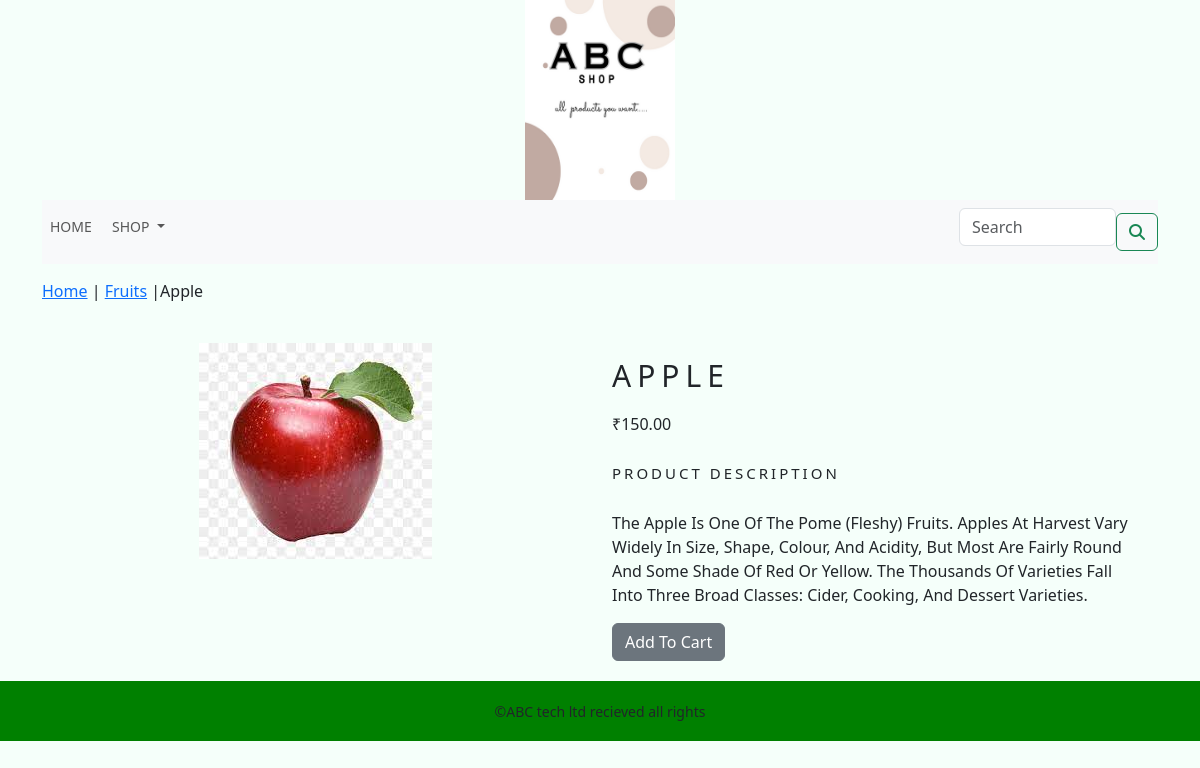
The page /shop/fruits/apple/ on the database its author committed.
### shop/models.py (models this page shows, shortened)
class Product(models.Model):
    name=models.CharField(max_length=250,unique=True)
    slug=models.SlugField(max_length=250,unique=True)
    description=models.TextField(blank=True)
    price=models.DecimalField(max_digits=10,decimal_places=2)
    category=models.ForeignKey(Category,on_delete=models.CASCADE)
    image=models.ImageField(upload_to='product',blank=True)
    stock=models.IntegerField()
    available=models.BooleanField(default=True)
    created=models.DateTimeField(auto_now_add=True)
    updated=models.DateTimeField(auto_now=True)
    class Meta:
        ordering=('name',)
        verbose_name='product'
        verbose_name_plural = 'products'

class Category(models.Model):
    name=models.CharField(max_length=250,unique=True)
    slug=models.SlugField(max_length=250,unique=True)
    description=models.TextField(blank=True)
    image=models.ImageField(upload_to='category',blank=True)
    class Meta:
        ordering=('name',)
        verbose_name='category'
        verbose_name_plural='categories'
    def get_url(self):
        return reverse('shop:products_by_category',args=[self.slug])
    def __str__(self):
        return '{}'.format(self.name)

### shop/views.py (the view)
# urls.py: path('<slug:c_slug>/<slug:product_slug>/',views.proDetails,name='prodCatDetails'),
def proDetails(request,c_slug,product_slug):
    try:
        products=Product.objects.get(category__slug=c_slug,slug=product_slug)
    except Exception as e:
        raise e
    return render(request,'products.html',{'products':products})

### cart/context_processors.py (called while the page is built)
def counter(request):
    item_count=0
    if 'admin' in request.path:
        return {}
    else:
        try:
            cart=Cart.objects.filter(cart_id=_cart_id(request))
            cart_items=CartItem.objects.all().filter(cart=cart[:1])
            for cart_item in cart_items:
                item_count += cart_item.quantity
        except Cart.DoesNotExist:
            item_count=0
    return dict(item_count=item_count)

### cart/views.py (called while the page is built)
def _cart_id(request):
    cart=request.session.session_key
    if not cart:
        cart=request.session.create()
    return cart

### shop/context_processors.py (called while the page is built)
def menu_links(request):
    links=Category.objects.all()
    return dict(links=links)

### templates/products.html (shortened to what this page needs)
{% extends 'base.html' %}
{% load static %}
{% block content %}
<div class="row my_prod_row_class">
    <div class="mx_auto">
        <p><a href="{% url 'shop:allProdCat' %}">Home</a> | <a href="{{products.category.get_url}}">{{products.category}}</a> |{{products.name}} </p>
    </div>
<div class="container">
 <br>
 <div class="row">
    <div class="col-12 col-sm-12 col-md-12 col-lg-6 text-center">
        <div style="min-width:18rem;">
            <img src="{{products.image.url}}" alt="{{products.name}}">
        </div>
    </div>
        <div class="col-12 col-sm-12 col-md-12 col-lg-6">
            <div>
            <h1 class="my_prod_title">{{products.name}}</h1>
            <p>₹{{products.price}}</p>
            <p class="my_title">Product Description</p>
             <p class="text-justify my_prod_text">{{products.description}}</p>
            {% if products.stock <= 0 %}
            <p class="text-justify my_prod_text"><b>Out Of Stock</b></p>
            {% else %}
            <a class="btn btn-secondary" href="{% url 'cart:add_cart' product_id=products.id %}">Add To Cart</a>
            {% endif %}
        </div>
    </div>
    </div>
</div>
</div>
{% endblock %}

### static/css/custom.css (style rules this page uses)
body { font-family: 'Titillium Web', sans-serif; }
.my_prod_row_class { padding-top:15px; padding-bottom:20px; }
.my_title { font-size:15px; text-transform:uppercase; letter-spacing:.2em; padding-top:10px; padding-bottom:10px; }
.my_prod_title { font-size:30px; text-transform:uppercase; letter-spacing:.2em; padding-top:15px; padding-bottom:10px; }
.my_prod_text { padding-right:20px; text-transform:capitalize; }

### rows shown on the page
Product: category "Fruits", name "Apple", image (picture), name "APPLE", price "150.00", description "The Apple Is One Of The Pome (Fleshy) Fruits. Apples At Harvest Vary Widely In Size, Shape, Colour, And Acidity, But Most Are Fairly Round And Some Shade Of Red Or Yellow. The Thousands Of Varieties Fall Into Three Broad Classes: Cider, Cooking, And Dessert Varieties."
